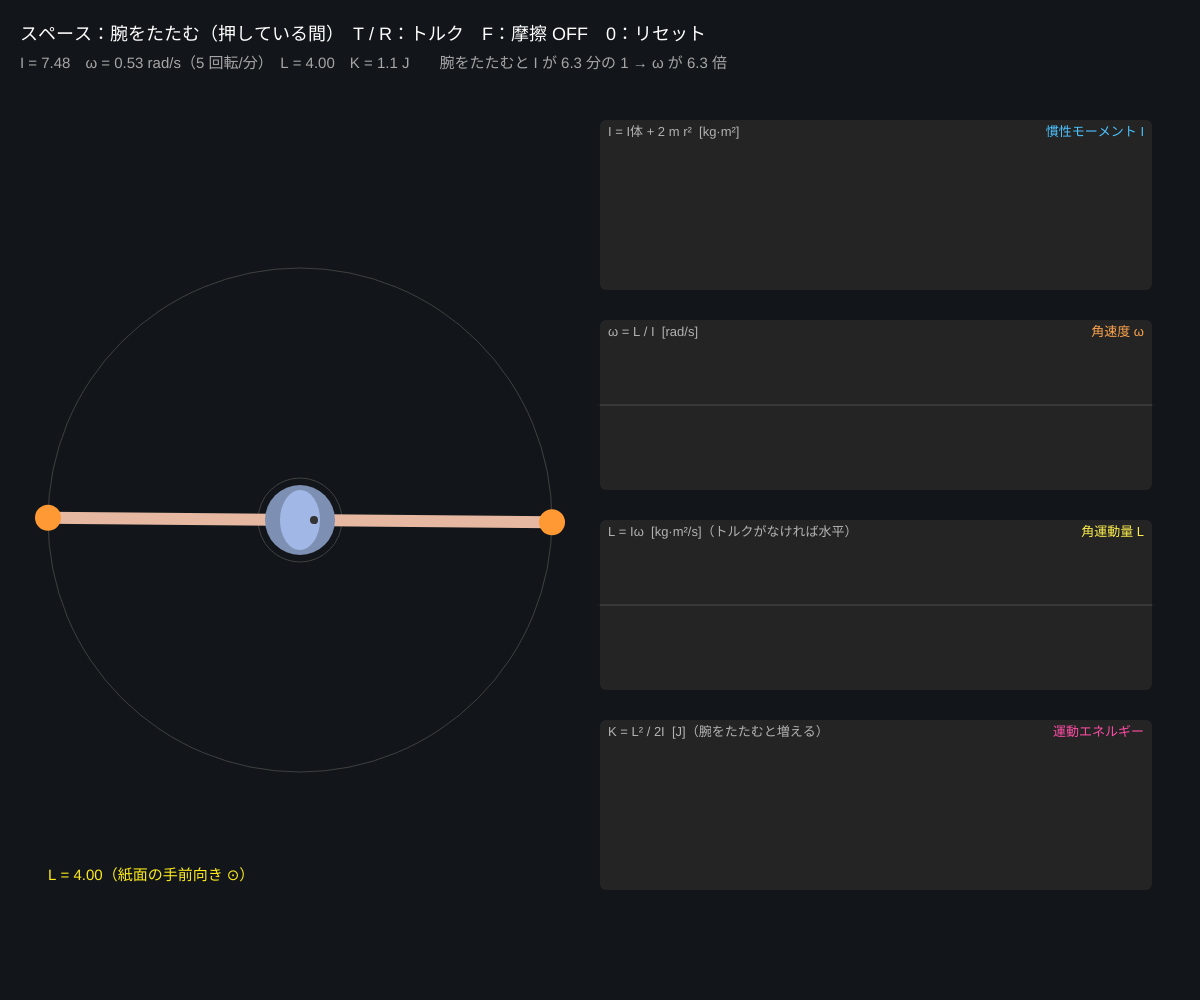
Frame 1 (no input)
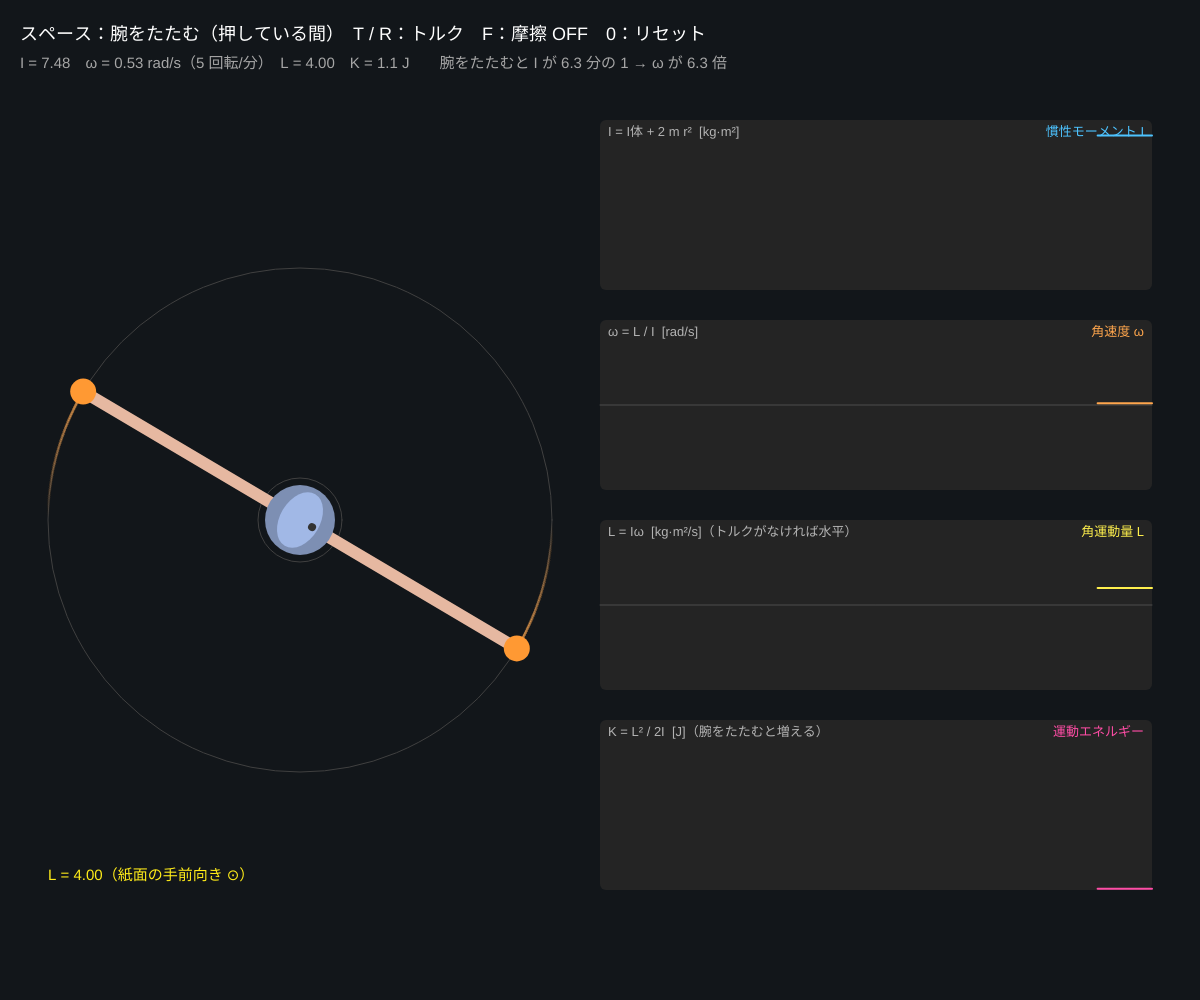
Frame 60 (no input)
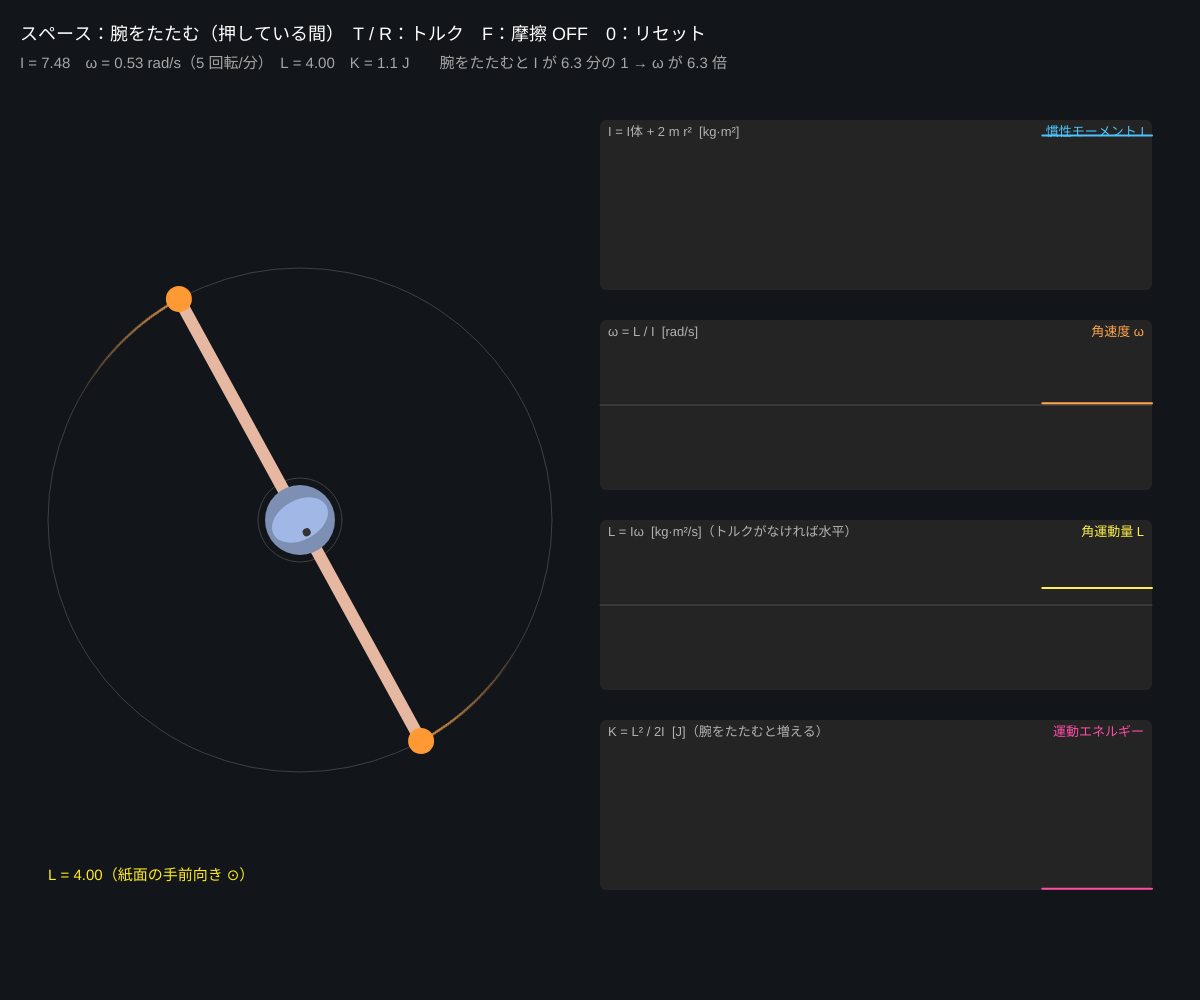
Frame 120 (the mouse pressed at the canvas centre since frame 60)

The p5.js sketch that drew these frames (run headless with seeded random() and noise() and a simulated clock; from frame 60 on, the mouse is pressed at the canvas centre):

// p5.js sketch
// ── sketch.js
// ============================================
// 10 回転と角運動量
// フィギュアスケートのスピン：腕をたたむと速く回る。外から力のモーメント（トルク）がなければ角運動量 L = Iω は一定
//   慣性モーメント I = Σ m r²（重さが軸から遠いほど回しにくい）。腕をたたむと I が減る → ω が増える
// スペース（押している間）= 腕をたたむ / T（押している間）= トルクを加える / R = 逆向きトルク / F = 氷の摩擦 / 0 = リセット
// ============================================

let Ibody = 1.0;           // ★ 体（軸の近く）の慣性モーメント [kg·m²]
let mHand = 4;             // ★ 片腕（＋手に持ったおもり）の質量 [kg]
let rOut = 0.9, rIn = 0.15; // ★ 腕を広げたとき・たたんだときの半径 [m]
let torque = 6;            // ★ T キーで加えるトルク [N·m]
let fric = 0.3;            // ★ 摩擦トルクの係数
let r = 0.9, L = 4, phi = 0;
let friction = false;
let HIST = 600, hI = [], hW = [], hL = [], hK = [];
let trail = [];
let held = {};              // 押されているキー

function setup() {
  createCanvas(windowWidth, windowHeight);
  colorMode(HSB, 360, 100, 100, 100);
}
function inertia(rr) { return Ibody + 2 * mHand * rr * rr; }

function draw() {
  background(205, 30, 10);
  let dt = 1 / 60;
  // 腕の半径を目標へなめらかに近づける（スケーターが自分の筋肉で引き寄せる）
  let target = held[' '] ? rIn : rOut;
  r += (target - r) * 0.08;
  // ★ 外からのトルク τ だけが L を変える：dL/dt = τ
  let tau = 0;
  if (held['t']) tau += torque;   // T
  if (held['r']) tau -= torque;   // R
  let I = inertia(r), w = L / I;
  if (friction) tau -= fric * w;
  L = constrain(L + tau * dt, -60, 60);
  w = L / I;                           // ★ ω = L / I
  phi += w * dt;
  let K = L * L / (2 * I);             // 回転の運動エネルギー = L² / 2I
  pushHist(hI, I); pushHist(hW, w); pushHist(hL, L); pushHist(hK, K);

  // ---- 上から見たスケーター
  let cx = width * 0.25, cy = height * 0.52, PXM = min(width, height) * 0.28;
  let hx = cos(phi) * r * PXM, hy = sin(phi) * r * PXM;
  trail.push([cx + hx, cy + hy, cx - hx, cy - hy]); if (trail.length > 60) trail.shift();
  noFill(); stroke(0, 0, 25); strokeWeight(1); circle(cx, cy, 2 * rOut * PXM); circle(cx, cy, 2 * rIn * PXM);
  trail.forEach((q, i) => { stroke(30, 70, 100, i * 1.2); strokeWeight(3); point(q[0], q[1]); point(q[2], q[3]); });
  stroke(20, 30, 90); strokeWeight(12); line(cx - hx, cy - hy, cx + hx, cy + hy);   // 腕
  noStroke(); fill(220, 30, 70); ellipse(cx, cy, 70, 70);                          // 体（上から見た頭と肩）
  push(); translate(cx, cy); rotate(phi); fill(220, 30, 90); ellipse(0, 0, 40, 60); fill(0, 0, 20); circle(14, 0, 8); pop(); // 顔の向き
  fill(30, 80, 100); circle(cx + hx, cy + hy, 26); circle(cx - hx, cy - hy, 26);    // 手のおもり
  // トルクの矢印（回転方向の円弧）
  if (tau !== 0 && (held['t'] || held['r'])) {
    let s = Math.sign(tau);
    noFill(); stroke(0, 80, 100); strokeWeight(5);
    arc(cx, cy, 2 * rOut * PXM + 60, 2 * rOut * PXM + 60, -HALF_PI - 0.6, -HALF_PI + 0.6);
    let ex = cx + cos(-HALF_PI + 0.6 * s) * (rOut * PXM + 30), ey = cy + sin(-HALF_PI + 0.6 * s) * (rOut * PXM + 30);
    noStroke(); fill(0, 80, 100); circle(ex, ey, 16);
    textSize(16); text('トルク τ = ' + nf(tau, 1, 1) + ' N·m', cx - 70, cy - rOut * PXM - 50);
  }
  // 角運動量ベクトル（上から見ると紙面の手前向き ⊙ / 奥向き ⊗）
  noStroke(); fill(55, 90, 100); textSize(15);
  text('L = ' + nf(L, 1, 2) + (L >= 0 ? '（紙面の手前向き ⊙）' : '（奥向き ⊗）'), width * 0.04, height * 0.88);

  // ---- 右のグラフ
  let gx = width * 0.5, gw = width * 0.46, gh = height * 0.17;
  drawPlot(gx, height * 0.12, gw, gh, [{ data: hI, hue: 200, name: '慣性モーメント I' }], 0, inertia(rOut) * 1.1, 'I = I体 + 2 m r²  [kg·m²]');
  drawPlot(gx, height * 0.32, gw, gh, [{ data: hW, hue: 30, name: '角速度 ω' }], -25, 25, 'ω = L / I  [rad/s]');
  drawPlot(gx, height * 0.52, gw, gh, [{ data: hL, hue: 55, name: '角運動量 L' }], -20, 20, 'L = Iω  [kg·m²/s]（トルクがなければ水平）');
  drawPlot(gx, height * 0.72, gw, gh, [{ data: hK, hue: 330, name: '運動エネルギー' }], 0, 150, 'K = L² / 2I  [J]（腕をたたむと増える）');

  noStroke(); fill(0, 0, 100); textSize(18);
  text('スペース：腕をたたむ（押している間）　T / R：トルク　F：摩擦 ' + (friction ? 'ON' : 'OFF') + '　0：リセット', 20, 40);
  fill(0, 0, 65); textSize(15);
  text('I = ' + nf(I, 1, 2) + '　ω = ' + nf(w, 1, 2) + ' rad/s（' + nf(abs(w) / TWO_PI * 60, 1, 0) + ' 回転/分）　L = ' + nf(L, 1, 2) + '　K = ' + nf(K, 1, 1) + ' J　　腕をたたむと I が ' + nf(inertia(rOut) / inertia(rIn), 1, 1) + ' 分の 1 → ω が ' + nf(inertia(rOut) / inertia(rIn), 1, 1) + ' 倍', 20, 68);
}

function keyPressed() {
  held[key.toLowerCase()] = true;
  if (key === 'f' || key === 'F') friction = !friction;
  if (key === '0') { L = 4; r = rOut; phi = 0; }
  return false;
}
function keyReleased() { held[key.toLowerCase()] = false; }

// ---------- やってみよう ----------
// 1. スペースで腕をたたむと何倍速くなる？ I の比と同じになるか確かめる
// 2. 腕をたたむと運動エネルギー K が増える。エネルギーはどこから来た？（腕を引き寄せる筋肉の仕事）
// 3. T を押している間だけ L が増える。押していない間は、腕を動かしても L のグラフは水平
// 4. mHand を 0 にすると（おもりなし）腕をたたんでもあまり変わらない。猫が空中で向きを変えるのも角運動量の工夫


// ==================================================
// ここから下は「グラフを描く道具」です
// ==================================================
function pushHist(arr, val) {
  arr.push(isFinite(val) ? val : 0);
  if (arr.length > HIST) arr.shift();
}
function drawPlot(x0, y0, w, h, series, lo, hi, title) {
  noStroke(); fill(0, 0, 14); rect(x0, y0, w, h, 6);
  stroke(0, 0, 30); strokeWeight(1);
  let yz = map(0, lo, hi, y0 + h, y0);
  if (yz > y0 && yz < y0 + h) line(x0, yz, x0 + w, yz);
  for (let s of series) {
    stroke(s.hue, 70, 100); strokeWeight(2); noFill();
    beginShape();
    for (let i = 0, off = HIST - s.data.length; i < s.data.length; i++) vertex(map(i + off, 0, HIST - 1, x0, x0 + w), map(constrain(s.data[i], lo, hi), lo, hi, y0 + h, y0));
    endShape();
  }
  noStroke(); fill(0, 0, 70); textSize(13); textAlign(LEFT, TOP);
  text(title, x0 + 8, y0 + 6);
  let lx = x0 + w - 8; textAlign(RIGHT, TOP);
  for (let s of series) { fill(s.hue, 70, 100); text(s.name, lx, y0 + 6); lx -= textWidth(s.name) + 14; }
  textAlign(LEFT, BASELINE);
}
